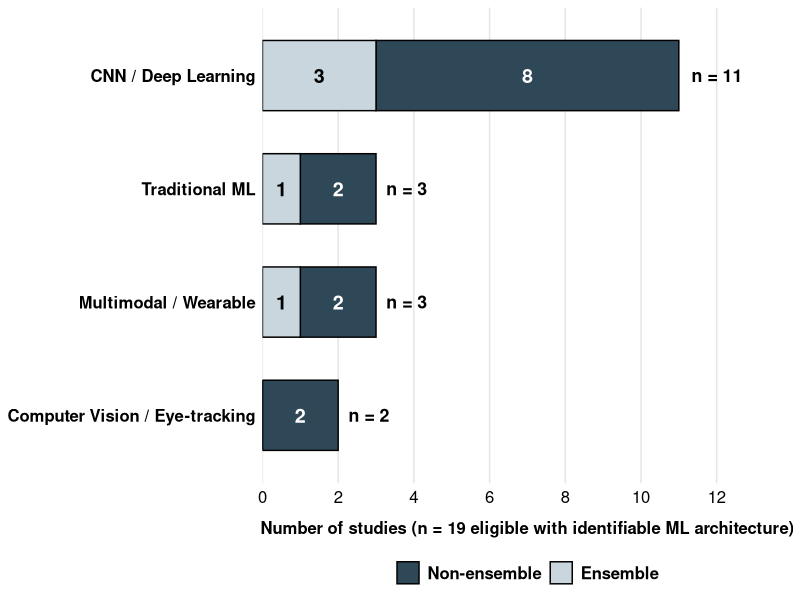
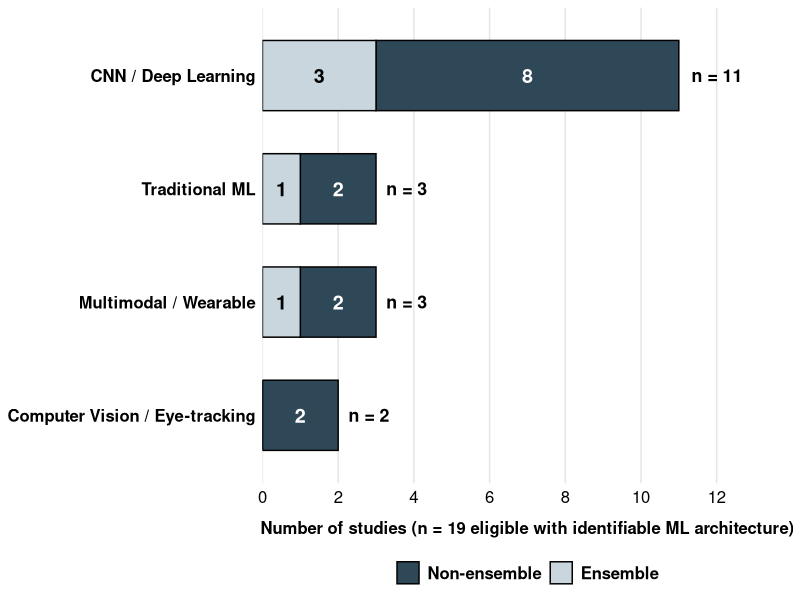

R code for these plots, in order:
library(ggplot2)
library(dplyr)

df_arch <- data.frame(
  Family = rep(c(
    "CNN / Deep Learning",
    "Traditional ML",
    "Multimodal / Wearable",
    "Computer Vision / Eye-tracking"
  ), each = 2),
  
  Configuration = rep(c("Non-ensemble", "Ensemble"), times = 4),
  
  Studies = c(
    8, 3,
    2, 1,
    2, 1,
    2, 0
  )
)

df_arch$Family <- factor(
  df_arch$Family,
  levels = c(
    "Computer Vision / Eye-tracking",
    "Multimodal / Wearable",
    "Traditional ML",
    "CNN / Deep Learning"
  )
)

df_arch$Configuration <- factor(
  df_arch$Configuration,
  levels = c("Non-ensemble", "Ensemble")
)

totals <- df_arch %>%
  group_by(Family) %>%
  summarise(Total = sum(Studies))

colors_conf <- c(
  "Non-ensemble" = "#2F4858",
  "Ensemble"     = "#C9D6DE"
)

p <- ggplot(df_arch, aes(x = Studies, y = Family, fill = Configuration)) +
  
  geom_bar(
    stat = "identity",
    width = 0.62,
    colour = "black",
    linewidth = 0.5
  ) +
  
  geom_text(
    aes(
      label = ifelse(Studies > 0, Studies, ""),
      colour = Configuration
    ),
    position = position_stack(vjust = 0.5),
    size = 5,
    fontface = "bold",
    show.legend = FALSE
  ) +
  
  geom_text(
    data = totals,
    inherit.aes = FALSE,
    aes(x = Total, y = Family, label = paste0("n = ", Total)),
    hjust = -0.25,
    size = 4.5,
    fontface = "bold",
    colour = "black"
  ) +
  
  scale_fill_manual(values = colors_conf, name = NULL) +
  
  scale_colour_manual(values = c(
    "Non-ensemble" = "white",
    "Ensemble"     = "black"
  )) +
  
  scale_x_continuous(
    limits = c(0, 14),
    breaks = seq(0, 12, 2),
    expand = c(0, 0)
  ) +
  
  labs(
    x = "Number of studies (n = 19 eligible with identifiable ML architecture)",
    y = NULL
  ) +
  
  theme_minimal(base_family = "sans") +
  
  theme(
    legend.position = "bottom",
    legend.text = element_text(size = 12, face = "bold", colour = "black"),
    axis.text.y = element_text(size = 12, face = "bold", colour = "black"),
    axis.text.x = element_text(size = 12, colour = "black"),
    axis.title.x = element_text(
      size = 12,
      face = "bold",
      colour = "black",
      margin = margin(t = 10)
    ),
    panel.grid.major.y = element_blank(),
    panel.grid.minor = element_blank(),
    panel.grid.major.x = element_line(colour = "gray90")
  )

ggsave("../images/fig_4.png", plot = p, width = 9, height = 5.2, dpi = 300)
ggsave("../images/fig_4.pdf", plot = p, width = 9, height = 5.2)
